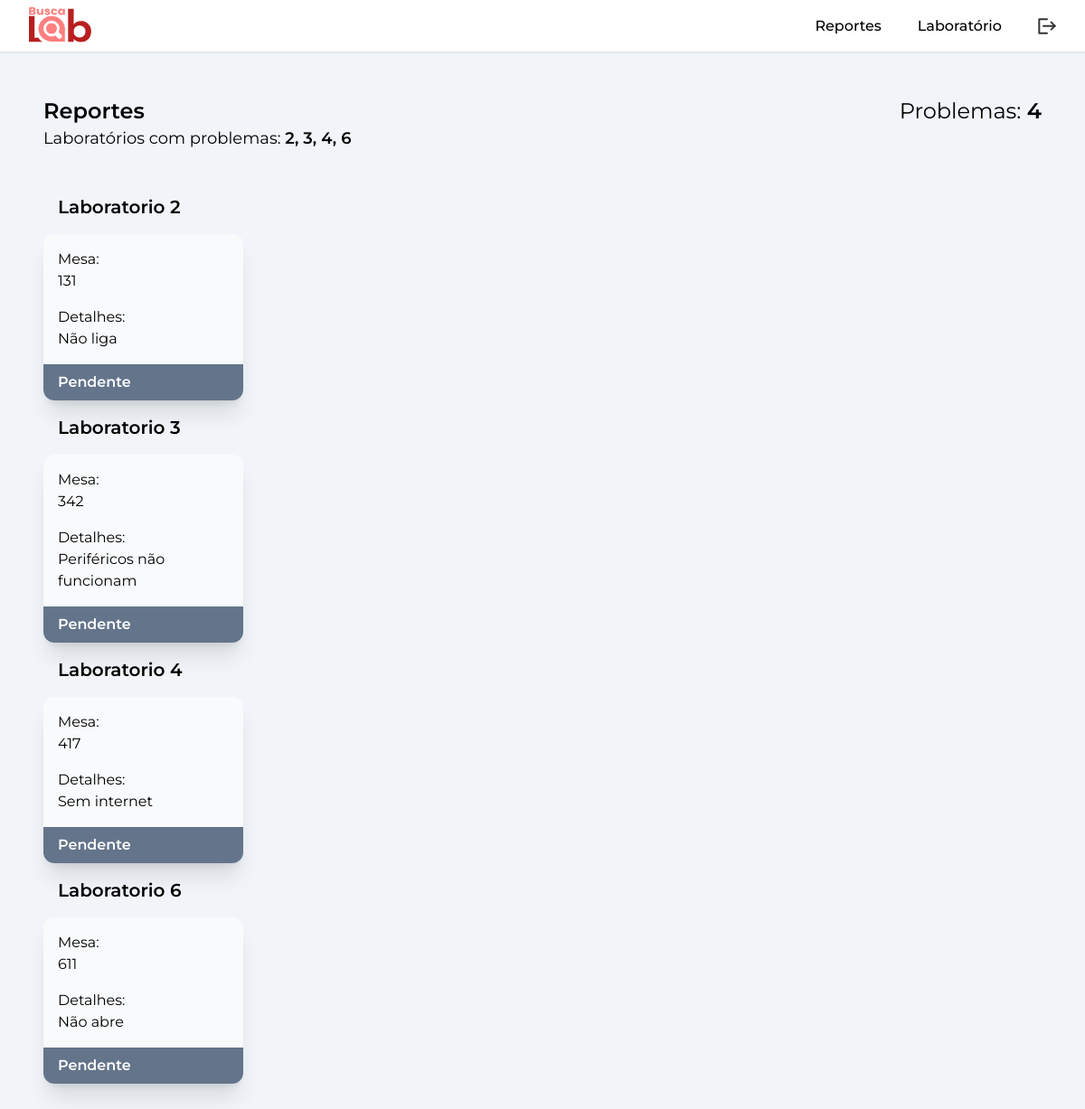
The page /html/suporte/main.php (signed in) on the database its author committed.
### tables this page shows
CREATE TABLE `problemas` (
  `id` int NOT NULL,
  `laboratorio` int NOT NULL,
  `categoria` text NOT NULL,
  `software` text NOT NULL,
  `equipamento` text NOT NULL,
  `problema` text NOT NULL,
  `outro_problema` text NOT NULL,
  `mesa` int NOT NULL,
  `situação` int NOT NULL
);

### html/suporte/main.php (the view, shortened to what this page needs)
<?php
require '../../src/models/conn.php';
$sql = "SELECT id, laboratorio, categoria, software, equipamento, problema, outro_problema, mesa, situação
            FROM problemas
            ORDER BY laboratorio ASC";
$slq_labs_c_problemas = "SELECT DISTINCT laboratorio
                             FROM problemas
                             ORDER BY laboratorio ASC";
$result = mysqli_query($conn, $sql);
$row_count = mysqli_num_rows($result);
$result_labs_c_problemas = mysqli_query($conn, $slq_labs_c_problemas);
?>
<!DOCTYPE html>
<html lang="en">
<head>
    <link rel="stylesheet" href="../../src/css/output.css" />
    <link rel="stylesheet" href="https://cdnjs.cloudflare.com/ajax/libs/jqueryui/1.12.1/jquery-ui.css" />
</head>
<body class="font-montserrat h-screen flex flex-col justify-between">
    <header class="flex justify-between pt-2 pb-2 pr-8 pl-8 items-center shadow-lg border-b-2 border-slate-200">
        <section>
            <img src="../../assets/cyberpunk/logo-cyberpunk.svg" alt="" class="w-3/4">
        </section>
        <section class="flex gap-10 items-center">
            <a href="main.php">
                <p class="transition-all cursor-pointer font-medium hover:font-semibold" id="reportes">Reportes</p>
            </a>
            <a href="labs/lab.soft.php?l=1">
                <p class="transition-all cursor-pointer font-medium hover:font-semibold" id="laboratorio">Laboratório</p>
            </a>
            <a href="../../src/models/logout.php"><img src="../../assets/logout.svg" class="w-5 hover:w-6 transition-all" alt=""></a>
        </section>
    </header>
    <section class="flex bg-slate-100 p-8">
        <main class="flex flex-col p-4 gap-8 w-full ">
            <section>
                <div class="flex flex-row justify-between">
                    <h2 class="text-2xl font-semibold">Reportes</h2>
                    <h3 class="text-2xl">Problemas: <span class="font-semibold"><?php echo $row_count; ?></span></h3>
                </div>
                <div>
                    <p class="text-lg">Laboratórios com problemas:
                        <span class="font-semibold">
                            <?php
                            $num_result_labs_c_problemas = mysqli_num_rows($result_labs_c_problemas);
                            $aux = 0;
                            while ($row = mysqli_fetch_assoc($result_labs_c_problemas)) {
                                $aux++;
                                echo $row["laboratorio"];
                                if ($aux < $num_result_labs_c_problemas) {
                                    echo ", ";
                                }
                            }
                            ?>
                        </span>
                    </p>
                </div>
            </section>
            <section>
                <?php
                $first = True;
                $n_rows = 1;
                while ($row = mysqli_fetch_assoc($result)) {
                    $situacao = $row["situação"];
                    if ($situacao == 1) {
                        $situacao = 'Pendente';
                    } else if ($situacao == 2) {
                        $situacao = 'Em andamento';
                    } else if ($situacao == 3) {
                        $situacao = 'Concluído';
                    }
                    if ($first) {
                        $lab = intval($row["laboratorio"]);
                        echo '<section class="flex flex-col" style="">
                            <h3 class="font-semibold text-xl p-4 transition-all">
                            Laboratorio ' . $row["laboratorio"] . '
                            </h3>
                            <article class="flex flex-row flex-wrap gap-4" >';
                        $first = false;
                    }
                    if ($lab != intval($row["laboratorio"])) {
                        echo '</article>
                         </section>';
                        $lab = intval($row["laboratorio"]);
                        echo '<section class="flex flex-col" style="">
                            <h3 class="font-semibold text-xl p-4 transition-all">
                            Laboratorio ' . $row["laboratorio"] . '
                            </h3>
                            <article class="flex flex-row flex-wrap gap-4">';
                    }
                    echo '
                                <div class=" bg-slate-50 rounded-xl w-1/5 h-full shrink-0 shadow-xl hover:shadow-2xl transition-all duration-300"  onclick="concluiTarefa()">
                                    <div class="p-4">
                                        <p class="w-full">Mesa:</p>
                                        <span>' . $row["mesa"] . '</span>
                                    </div>
                                    <div class="p-4 pt-0">
                                        <p class="w-full">Detalhes:</p>
                                        <span>' . $row["problema"] . '</span>
                                    </div>
                                    <div id="tarefa" data-estado="' . $situacao . '" data-id="' . $row["id"] . '" class="reporte cursor-pointer bg-slate-500 font-semibold text-white rounded-b-xl pl-4 pt-2 pb-2">
                                        <p class="" id="status">' . $situacao . '</p>
                                    </div>
                                </div>
                            ';
                    if ($n_rows == $row_count) {
                        echo '
                        </article> </section>';
                    }
                    $n_rows++;
                }
                ?>
        </main>
    </section>
</body>
</html>

### rows shown on the page
problemas: laboratorio "2", mesa "131", problema "Não liga", situação "Pendente"
problemas: laboratorio "3", mesa "342", problema "Periféricos não funcionam", situação "Pendente"
problemas: laboratorio "4", mesa "417", problema "Sem internet", situação "Pendente"
problemas: laboratorio "6", mesa "611", problema "Não abre", situação "Pendente"

### other values the page prints
$row_count "4"
$row["laboratorio"] "2"
$row["laboratorio"] "3"
$row["laboratorio"] "4"
$row["laboratorio"] "6"
